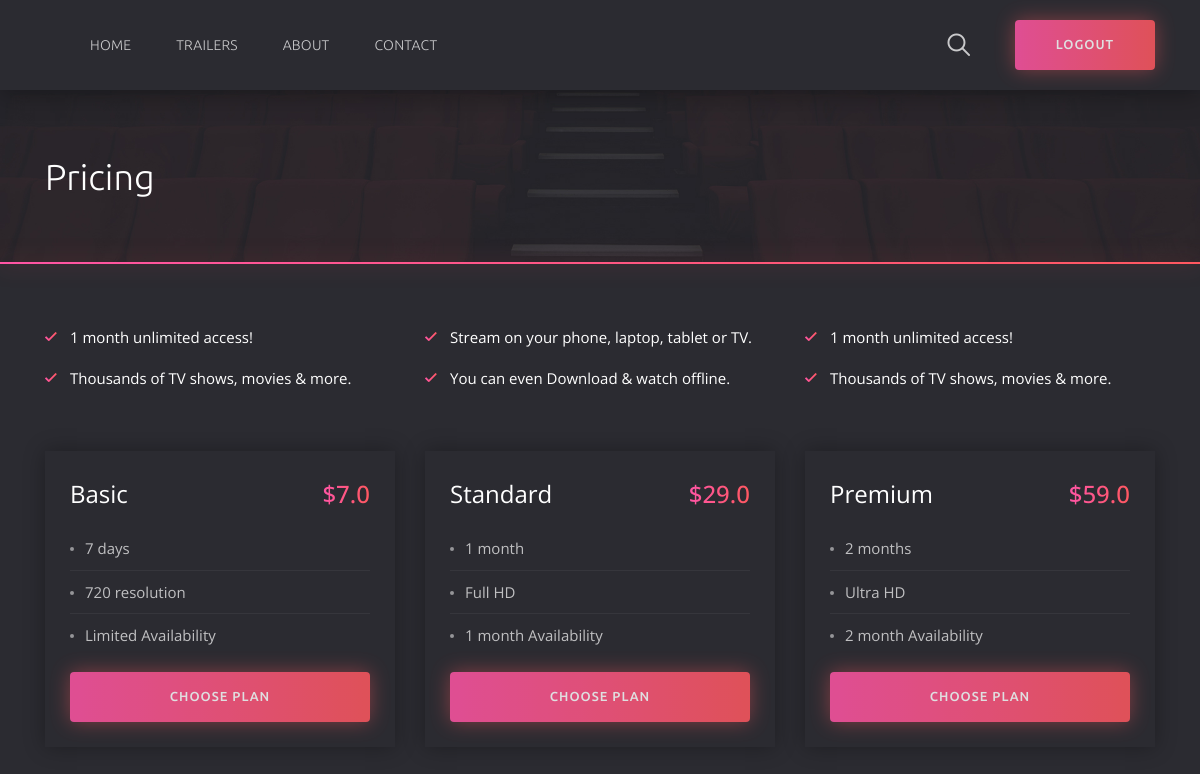
/pricing, run on the app's committed database.
### movieapp/models.py (models this page shows, shortened)
class Subscription(models.Model):
    plan=models.CharField(max_length=50)
    amount=models.FloatField()
    validity=models.CharField(max_length=50)
    resolution=models.CharField(max_length=100)
    availabilty=models.CharField(max_length=100)

### movieapp/views.py (the view)
# urls.py: path('pricing',views.pricing,name='pricing'),
def pricing(request):
    subscription=Subscription.objects.all()
    context={'subscription':subscription}
    return render(request,'pricing.html',context)

### movieapp/templates/pricing.html (shortened to what this page needs)
<!DOCTYPE html>
{% load static %}
<html lang="en">
<head>
	<link rel="stylesheet" href="https://cdnjs.cloudflare.com/ajax/libs/normalize/5.0.0/normalize.min.css">
	<link rel="stylesheet" href="{% static 'watch/css/bootstrap-grid.min.css' %}">
	<link rel="stylesheet" href="{% static 'watch/css/bootstrap-reboot.min.css' %}">
	<link rel="stylesheet" href="{% static 'watch/css/owl.carousel.min.css' %}">
	<link rel="stylesheet" href="{% static 'watch/css/jquery.mCustomScrollbar.min.css' %}">
	<link rel="stylesheet" href="{% static 'watch/css/nouislider.min.css' %}">
	<link rel="stylesheet" href="{% static 'watch/css/ionicons.min.css' %}">
	<link rel="stylesheet" href="{% static 'watch/css/plyr.css' %}">
	<link rel="stylesheet" href="{% static 'watch/css/photoswipe.css' %}">
	<link rel="stylesheet" href="{% static 'watch/css/default-skin.css' %}">
	<link rel="stylesheet" href="{% static 'watch/css/main.css' %}">
</head>
<body class="body">
	<header class="header">
		<div class="header__wrap">
			<div class="container">
				<div class="row">
					<div class="col-12">
						<div class="header__content">
							<ul class="header__nav">
								<li class="header__nav-item">
									<a href="{% url 'index' %}" class="header__nav-link">Home</a>
								</li>
								<li class="header__nav-item">
									<a href="{% url 'trailer' %}" class="header__nav-link">Trailers</a>
								</li>
								<li class="header__nav-item">
									<a href="{% url 'about' %}" class="header__nav-link">About</a>
								</li>
								<li class="header__nav-item">
									<a href="{% url 'contact' %}" class="header__nav-link">Contact</a>
								</li>
							</ul>
							<div class="header__auth">
								<button class="header__search-btn" type="button">
									<i class="icon ion-ios-search"></i>
								</button>
								<a href="{% url 'logout' %}" class="header__sign-in">
									<span>Logout</span>
								</a>
							</div>
						</div>
					</div>
				</div>
			</div>
		</div>
		<form action="#" class="header__search">
			<div class="container">
				<div class="row">
					<div class="col-12">
						<div class="header__search-content">
							<button type="button">search</button>
						</div>
					</div>
				</div>
			</div>
		</form>
	</header>
<section class="section section--first section--bg" data-bg="img/section/section.jpg">
	<div class="container">
		<div class="row">
			<div class="col-12">
				<div class="section__wrap">
					<h2 class="section__title">Pricing</h2>
				</div>
			</div>
		</div>
	</div>
</section>
<div class="section">
	<div class="container">
		<div class="row">
			<div class="col-12">
				<ul class="row plan-features">
					<li class="col-12 col-md-6 col-lg-4">1 month unlimited access!</li>
					<li class="col-12 col-md-6 col-lg-4">Stream on your phone, laptop, tablet or TV.</li>
					<li class="col-12 col-md-6 col-lg-4">1 month unlimited access!</li>
					<li class="col-12 col-md-6 col-lg-4">Thousands of TV shows, movies & more.</li>
					<li class="col-12 col-md-6 col-lg-4">You can even Download & watch offline.</li>
					<li class="col-12 col-md-6 col-lg-4">Thousands of TV shows, movies & more.</li>
				</ul>
			</div>
			{% for i in subscription %}
			<div class="col-12 col-md-6 col-lg-4">
				<div class="price">
					<div class="price__item price__item--first"><span>{{i.plan}}</span> <span>${{i.amount}}</span></div>
					<div class="price__item"><span>{{i.validity}}</span></div>
					<div class="price__item"><span>{{i.resolution}}</span></div>
					<div class="price__item"><span>{{i.availabilty}}</span></div>
					<a href="{% url 'payment' i.id %}" class="price__btn">Choose Plan</a>
				</div>
			</div>
			{% endfor %}
</body>
</html>

### data on the page
Subscription: plan "Basic", amount "7.0", validity "7 days", resolution "720 resolution", availabilty "Limited Availability"
Subscription: plan "Standard", amount "29.0", validity "1 month", resolution "Full HD", availabilty "1 month Availability"
Subscription: plan "Premium", amount "59.0", validity "2 months", resolution "Ultra HD", availabilty "2 month Availability"
